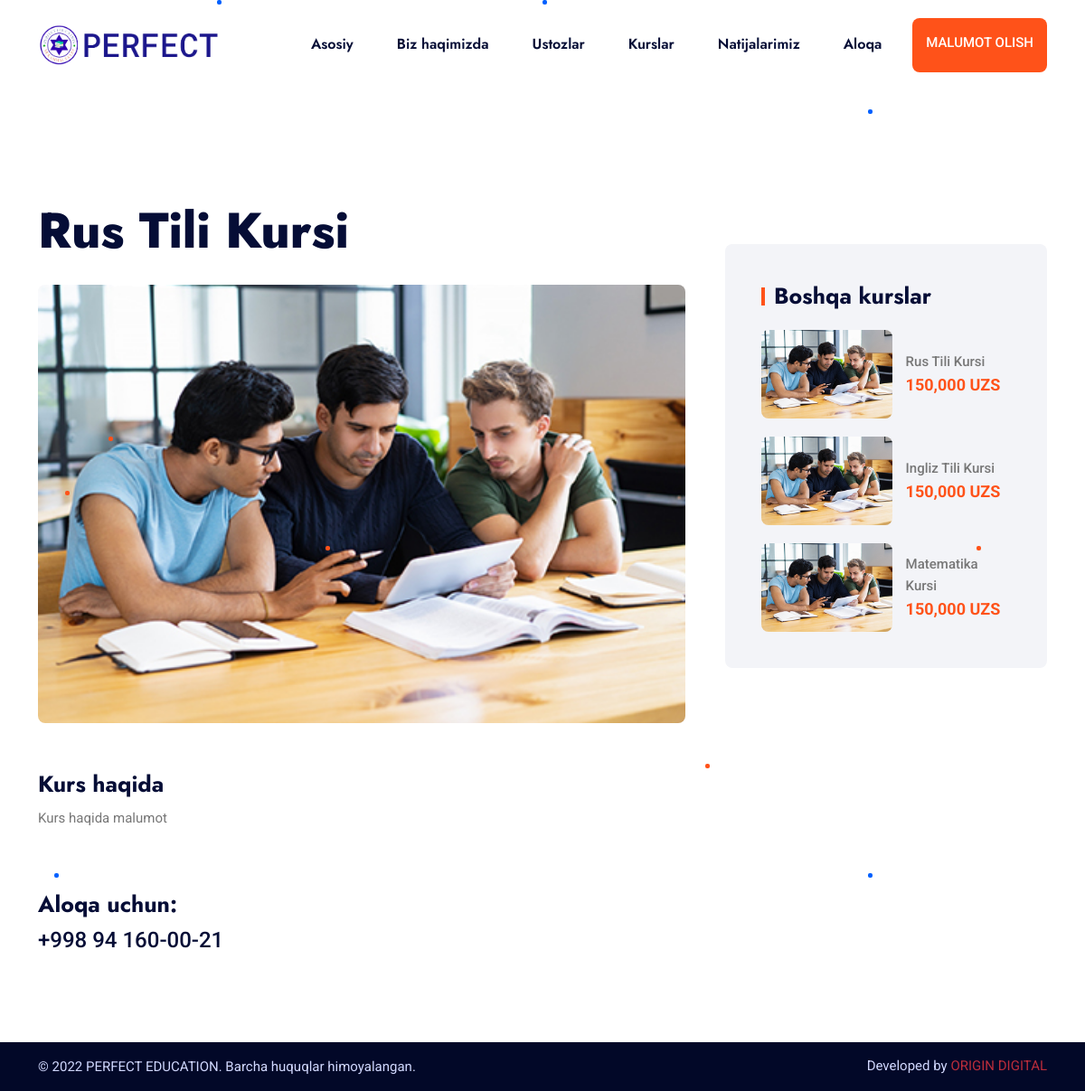
Screenshot of /course-detail/2/ with the database file from the repository.
### home/models.py (models this page shows, shortened)
class Logo(models.Model):
    title = models.CharField(default='PERFECT EDUCATION LOGO', max_length=300)
    image = models.ImageField(upload_to='images/logo/')
    favicon = models.ImageField(upload_to='images/favicon/')
    class Meta:
        verbose_name = 'Site Logo'
        verbose_name_plural = 'Site Logo'

class Course(models.Model):
    title = models.CharField(max_length=600)
    teacher = models.ForeignKey(Teacher, on_delete=models.CASCADE, related_name='teacher')
    image = models.ImageField(upload_to='images/courses/')
    price = models.IntegerField(default=0)
    about = RichTextField()
    def price_intcomma(self):
        return f"{self.price:,}"
    class Meta:
        verbose_name = 'Kurslar'
        verbose_name_plural = 'Kurslar'

class TopCourse(models.Model):
    courses = models.ForeignKey(Course, on_delete=models.CASCADE, related_name='mycourses')
    class Meta:
        verbose_name = 'Top Kurslar'
        verbose_name_plural = 'Top Kurslar'

### site_settings/models.py (models this page shows, shortened)
class ContactData(models.Model):
    address = models.TextField(max_length=600)
    email = models.CharField(max_length=600)
    phone = models.CharField(max_length=600)
    class Meta:
        verbose_name = 'Aloqa Malumotlari'
        verbose_name_plural = 'Aloqa Malumotlari'

### home/views.py (the view)
# urls.py: path('course-detail/<int:id>/', views.course_detail, name='course-detail'),
def course_detail(request, id):
    course = Course.objects.get(id=id)
    other_courses = TopCourse.objects.all().order_by('?')[:3]
    context = {
        'course': course,
        'other': other_courses
    }
    return render(request, 'pages/course_detail.html', context)

### home/context.py (called while the page is built)
def site_logo(request):
    logo_site = Logo.objects.last()
    context = {
        'logo_site': logo_site
    }
    return context

def teacher_view(request):
    my_teacher = Teacher.objects.all()
    context = {
        'my_teacher': my_teacher
    }
    return context

def current_date(request):
    now = date.today()
    now_year = now.strftime("%Y")
    context = {
        'now_year': now_year
    }
    return context

def home_screen_view(request):
    home_screen = HomeScreen.objects.last()
    context = {
        'home_screen': home_screen
    }
    return context

def about_view(request):
    about = About.objects.last()
    context = {
        'about': about
    }
    return context

def contact_data_view(request):
    contact_data = ContactData.objects.last()
    context = {
        'contact_data': contact_data
    }
    return context

### home/templates/pages/course_detail.html (shortened to what this page needs)
{% extends 'pages/base.html' %}
{% load static %}
{% block content %}
    <section style="margin-top: 100px;" class="main-course-detail-in">
        <div class="container">
            <div class="row">
                <div class="col-xl-8 col-lg-7">
                    <div class="course-detail-box">
                        <h2 style="margin-bottom: -50px;" class="h2-title">{{ course.title }}</h2>
                        <div class="course-detail-img wow fadeInUp animated" data-wow-delay=".4s">
                            <img src="{{ course.image.url }}" alt="course">
                        </div>
                        <h3 class="h3-title">Kurs haqida</h3>
                        {{ course.about|safe }}
                        <div class="course-detail-share">
                            <h3 class="h3-title">Aloqa uchun:</h3>
                            <h4>{{ contact_data.phone }}</h4>
                        </div>
                    </div>
                </div>
                <div class="col-xl-4 col-lg-5">
                    <div class="course-detail-sidebar">
                        <div class="recent-course-box">
                            <div class="courses-sidebar-title">
                                <div class="sidebar-title-line"></div>
                                <h3 class="h3-title">Boshqa kurslar</h3>
                            </div>
                            <ul>
                                {% for rs in other %}
                                    <li>
                                        <div class="recent-course-img">
                                            <a href="{% url 'course-detail' rs.courses.id %}"><img style="width: 200px;" src="{{ rs.courses.image.url }}" alt="{{ rs.courses.title }}"></a>
                                        </div>
                                        <div class="recent-course-text">
                                            <a href="{% url 'course-detail' rs.courses.id %}"><p>{{ rs.courses.title }}</p></a>
                                            <span>{{ rs.courses.price_intcomma }} UZS</span>
                                        </div>
                                    </li>
                                {% endfor %}
                            </ul>
                        </div>
                    </div>
                </div>
            </div>
        </div>
    </section>
{% endblock %}

### home/templates/components/header.html (shortened to what this page needs)
{% load static %}
<header class="site-header">
    <div class="header-bottom">
        <div class="container">
            <div class="row align-items-center">
                <div class="col-lg-3">
                    <div class="site-branding">
                        <a href="{% url 'index' %}" title="Educater">
                            <img style="width: 200px" src="{{ logo_site.image.url }}" alt="Logo">
                        </a>
                    </div>
                </div>
                <div class="col-lg-9">
                    <div class="header-menu">
                        <nav class="main-navigation">
                            <ul class="menu">
                                <li {% if request.path == '/' or request.path == '' %}class="active"{% endif %}><a href="{% url 'index' %}">Asosiy</a></li>
                                <li {% if request.path == '/about/' or request.path == '/about' %}class="active"{% endif %}><a href="{% url 'about' %}">Biz haqimizda</a></li>
                                <li {% if request.path == '/teachers/' or request.path == '/teachers' %}class="active"{% endif %}><a href="{% url 'teachers' %}">Ustozlar</a></li>
                                <li {% if request.path == '/courses/' or request.path == '/courses' %}class="active"{% endif %}><a href="{% url 'courses' %}">Kurslar</a></li>
                                <li {% if request.path == '/results/' or request.path == '/results' %}class="active"{% endif %}><a href="{% url 'results' %}">Natijalarimiz</a></li>
                                <li {% if request.path == '/contact/' or request.path == '/contact' %}class="active"{% endif %}><a href="{% url 'contact' %}">Aloqa</a></li>
                            </ul>
                        </nav>
                        <div class="header-btn">
                            <a href="{% url 'contact' %}" class="sec-btn">Malumot olish</a>
                        </div>
                    </div>
                </div>
            </div>
        </div>
    </div>
</header>

### rows the page displays
Logo: image (picture)
Course: title "Rus Tili Kursi", image (picture), about "Kurs haqida malumot"
ContactData: phone "+998 94 160-00-21"
TopCourse: courses.image (picture), courses "Rus Tili Kursi", courses.price_intcomma "150,000"
TopCourse: courses.image (picture), courses "Ingliz Tili Kursi", courses.price_intcomma "150,000"
TopCourse: courses.image (picture), courses "Matematika Kursi", courses.price_intcomma "150,000"
